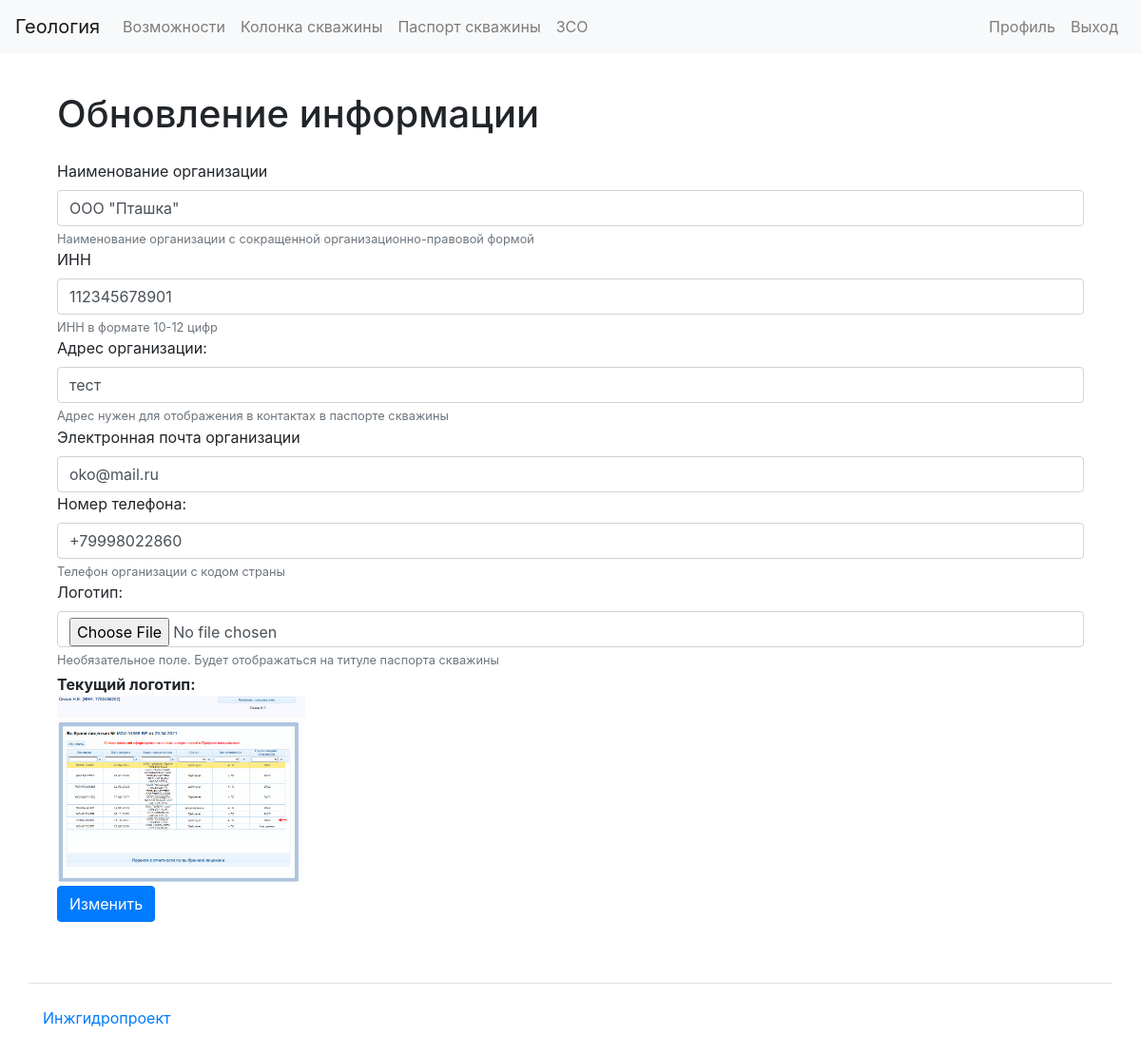
Page /organizations/20/update/ (signed in) on the committed database.
### apps/organizations/models.py (models this page shows, shortened)
class Organization(models.Model):
    user = models.ForeignKey(
        settings.AUTH_USER_MODEL, related_name="organizations", on_delete=models.CASCADE
    )
    org_name = models.CharField(max_length=100)
    inn = models.CharField(max_length=12)
    address = models.CharField(max_length=200)
    email = models.EmailField()
    phone = models.CharField(max_length=15)
    logo = models.ImageField(upload_to="logos/")

### apps/organizations/views.py (the view, shortened to what this page needs)
@method_decorator(login_required, name="dispatch")
class OrganizationUpdateView(UpdateView):
    def get(self, request, *args, **kwargs):
        org_id = kwargs.get("pk")
        current_user = request.user
        context = {}
        organization = Organization.objects.get(id=org_id)
        if current_user.id == organization.user_id:
            form = UpdateOrganizationForm(instance=organization)
            context["update_form"] = form
            if organization.logo:
                context["logo"] = organization.logo
            return render(request, "organizations/update.html", context)
        else:
            messages.error(request, _("Сюда не ходите."))
            return redirect("organizations_mine")

### templates/organizations/update.html (shortened to what this page needs)
{% extends 'base.html' %}
{% load bootstrap4 %}
{% load i18n %}
{% block content %}
  <div class="container wrapper flex-grow-1">
    <h1 class="my-4">{% translate 'Обновление информации' %}</h1>
    <form method="post" enctype="multipart/form-data">
      {% for field in update_form %}
          {{field.label_tag}}
          {{field}}
          {% if field.help_text %}
          <small class="form-text text-muted">{{field.help_text}}</small>
          {% endif %}
      {% endfor %}
      {% if logo %}
      <b class="form-text"> {% translate 'Текущий логотип:' %}</b>
      <img src="{{ logo.url }}" style="max-height:200px">
      {% endif %}
      <div class="form-group">
        <input class="btn btn-primary" type="submit" value="Изменить" />
      </div>
    </form>
  </div>
{% endblock %}

### rows in the picture
Organization: update_form "ООО \"Пташка\"" "112345678901" "тест" "oko@mail.ru" "+79998022860"

### other values in the picture
{{ field.label_tag }} "Наименование организации" "ИНН" "Адрес организации:" "Электронная почта организации" "Номер телефона:" "Логотип:"
{{ field.help_text }} "Наименование организации с сокращенной организационно-правовой формой" "ИНН в формате 10-12 цифр" "Адрес нужен для отображения в контактах в паспорте скважины" "Телефон организации с кодом страны" "Необязательное поле. Будет отображаться на титуле паспорта скважины"
